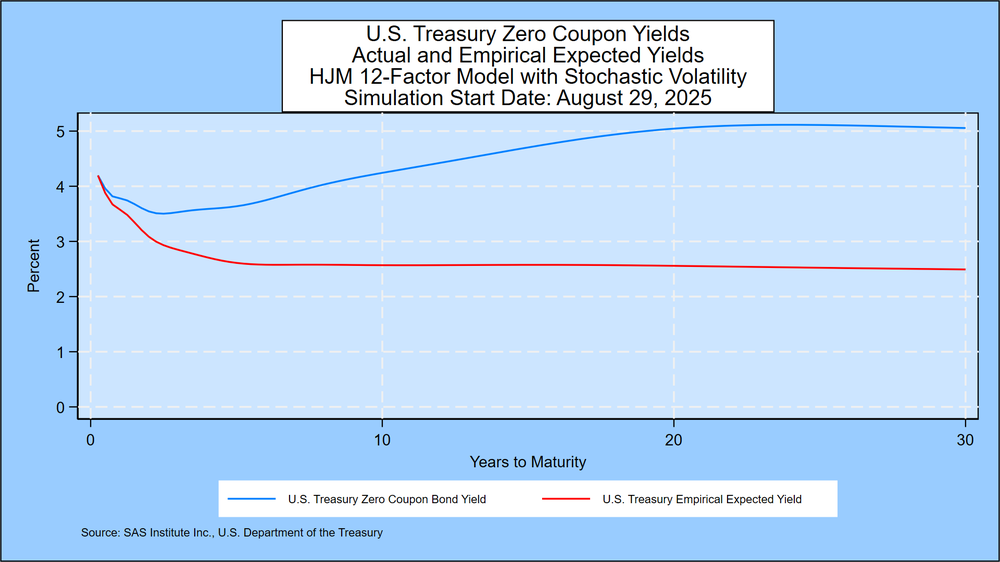
#> input picture inputs/KRIS-RNandEmpiricalZeros.png, 1000 x 562 px, shrunk from 1920 x 1080 before the run
$ python -i classify_image_file.py   (imports and definitions only)
#> lines starting #> are read from the running program, lines starting #| are printed output that depends on the picture; after the words box and inside, x2 and y2 are one past the last pixel; in counts of white or black regions, pixels touching at a corner belong together

from __future__ import annotations
import os
from typing import Dict, Any, List, Tuple

import cv2
import numpy as np


def load_image(path: str) -> Tuple[np.ndarray, int, int]:
    img = cv2.imread(path)
    if img is None:
        raise IOError(f"Could not read image: {path}")
    h, w = img.shape[:2]
    return img, w, h


def preprocess_gray(img: np.ndarray) -> np.ndarray:
    gray = cv2.cvtColor(img, cv2.COLOR_BGR2GRAY)
    # Use adaptive thresholding for variable lighting
    th = cv2.adaptiveThreshold(~gray, 255, cv2.ADAPTIVE_THRESH_MEAN_C,
                               cv2.THRESH_BINARY, blockSize=15, C=-2)
    return th


def extract_lines(binary: np.ndarray, axis: str, img_dim: int) -> np.ndarray:
    # axis: 'horizontal' or 'vertical'
    if axis == 'horizontal':
        size = max(1, img_dim // 30)
        kernel = cv2.getStructuringElement(cv2.MORPH_RECT, (size, 1))
    else:
        size = max(1, img_dim // 30)
        kernel = cv2.getStructuringElement(cv2.MORPH_RECT, (1, size))

    # Use morphology to extract lines
    extracted = cv2.erode(binary, kernel, iterations=1)
    extracted = cv2.dilate(extracted, kernel, iterations=1)
    return extracted


def filter_long_components(mask: np.ndarray, axis: str, min_length_px: int) -> np.ndarray:
    """Keep only connected components whose bbox length along axis >= min_length_px."""
    out = np.zeros_like(mask)
    num_labels, labels, stats, centroids = cv2.connectedComponentsWithStats(mask, connectivity=8)
    for lbl in range(1, num_labels):
        x, y, w, h, area = stats[lbl]
        length = w if axis == 'horizontal' else h
        if length >= min_length_px:
            out[labels == lbl] = 255
    return out


def coverage_fraction(mask: np.ndarray, axis: str) -> float:
    # axis coverage: for horizontal -> fraction of columns that contain at least one line pixel
    h, w = mask.shape[:2]
    if axis == 'horizontal':
        cols_with = np.count_nonzero(np.any(mask > 0, axis=0))
        return cols_with / float(w)
    else:
        rows_with = np.count_nonzero(np.any(mask > 0, axis=1))
        return rows_with / float(h)


def estimate_grid_dimensions(inter_mask: np.ndarray, min_sep: int = 10) -> Tuple[int, int]:
    # Find centroids of intersection components and cluster x/y coordinates
    num_labels, labels, stats, centroids = cv2.connectedComponentsWithStats(inter_mask, connectivity=8)
    if num_labels <= 1:
        return 0, 0
    pts = centroids[1:]  # skip background
    xs = np.sort(pts[:, 0])
    ys = np.sort(pts[:, 1])

    def cluster_coords(coords: np.ndarray) -> int:
        if len(coords) == 0:
            return 0
        groups = 1
        last = coords[0]
        for v in coords[1:]:
            if v - last > min_sep:
                groups += 1
                last = v
        return groups

    cols = cluster_coords(xs)
    rows = cluster_coords(ys)
    return rows, cols


def is_table_image(path: str, min_intersections: int = 10, coverage_threshold: float = 0.25,
                   min_line_length_ratio: float = 0.4, min_rows_cols: int = 2) -> bool:
    """
    Detects if an image is a table based on line structure.
    This function replicates the logic from classify_table_opencv.py to ensure identical results.
    """
#> called with path = 'inputs/KRIS-RNandEmpiricalZeros.png', min_intersections = 10, coverage_threshold = 0.25, min_line_length_ratio = 0.4, min_rows_cols = 2
    img, w, h = load_image(path)
#> in load_image, img is the input picture: shape (562, 1000, 3); mean B, G, R 245.6, 214.2, 183.8
#> w = 1000; h = 562
    th = preprocess_gray(img)
#> in preprocess_gray, `gray = cv2.cvtColor(img, cv2.COLOR_BGR2GRAY)`:
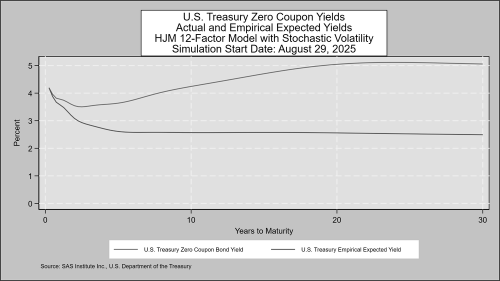
#> gray: shape (562, 1000) (shown at 1/2 size); min 0, max 255, mean 208.6
#> in preprocess_gray, `th = cv2.adaptiveThreshold(~gray, 255, cv2.ADAPTIVE_THRESH_MEAN_C, cv2..`:
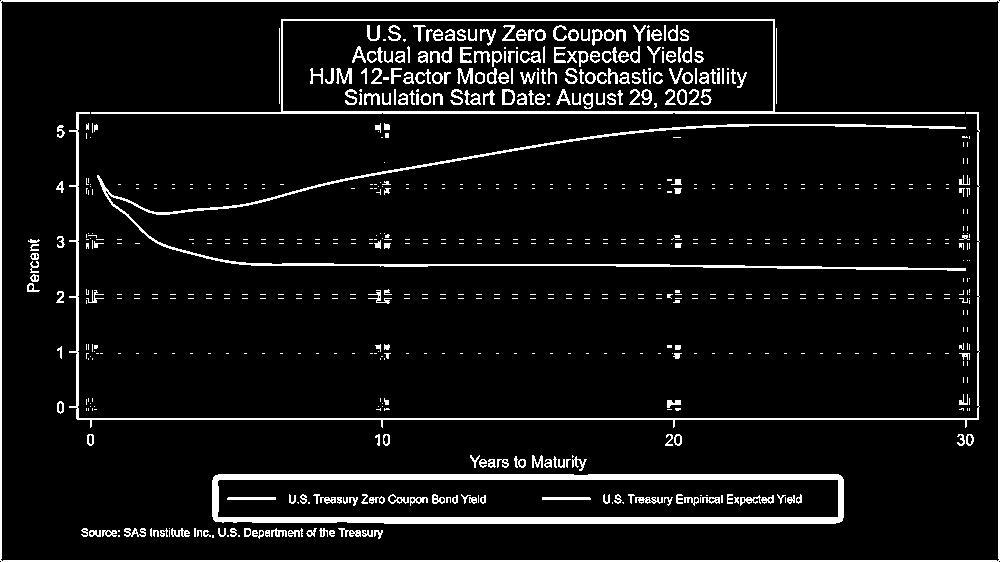
#> th: shape (562, 1000); 7.5% white; 712 white regions (465 under 20 px), largest, box (x1, y1, x2, y2) and area: (212, 474, 844, 524) 8406, (0, 0, 1000, 562) 6220, (97, 124, 966, 271) 4446

    # Extract horizontal and vertical lines
    horiz = extract_lines(th, 'horizontal', w)
#> in extract_lines, `size = max(1, img_dim // 30)`: size = 33
    vert = extract_lines(th, 'vertical', h)

    # --- Robust metrics based on LONG lines only ---
    min_h_len = max(4, int(min_line_length_ratio * w))
#> min_h_len = 400
    min_v_len = max(4, int(min_line_length_ratio * h))
#> min_v_len = 224
    horiz_long = filter_long_components(horiz, 'horizontal', min_h_len)
#> in filter_long_components, `num_labels, labels, stats, centroids = cv2.connectedComponentsWithStat..`:
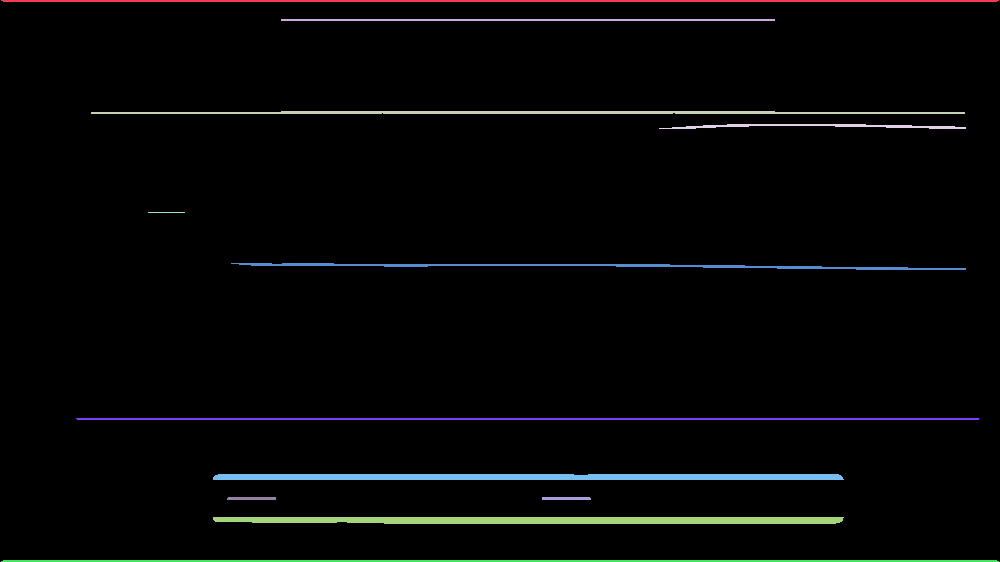
#> labels: shape (562, 1000) int32; 13 distinct labels, from 0 to 12; one colour per label, 0 black
#> in filter_long_components, `num_labels, labels, stats, centroids = cv2.connectedComponentsWithStat..`: num_labels = 13; stats = 13 rows, first 6: [0, 0, 1000, 562, 542225], [1, 0, 998, 2, 1992], [281, 19, 494, 2, 988], [91, 111, 874, 3, 2239], [659, 124, 307, 5, 729], [148, 212, 37, 1, 37]; centroids = 13 rows, first 8: [498.1, 278.2], [499.5, 0.499], [527.5, 19.5], [527.4, 112.2], [818.2, 125.7], [166, 212], [600.1, 265.6], [527.2, 418.5]
#> the loop in filter_long_components, `for lbl in range(1, num_labels):` made 12 passes
#> (x, y, w, h, area, length) on passes 1 to 8: (1, 0, 998, 2, 1992, 998), (281, 19, 494, 2, 988, 494), (91, 111, 874, 3, 2239, 874), (659, 124, 307, 5, 729, 307), (148, 212, 37, 1, 37, 37), (231, 263, 735, 7, 1772, 735), (76, 418, 903, 2, 1805, 903), (213, 474, 631, 6, 3752, 631)
#> after the loop in filter_long_components, `for lbl in range(1, num_labels):`:
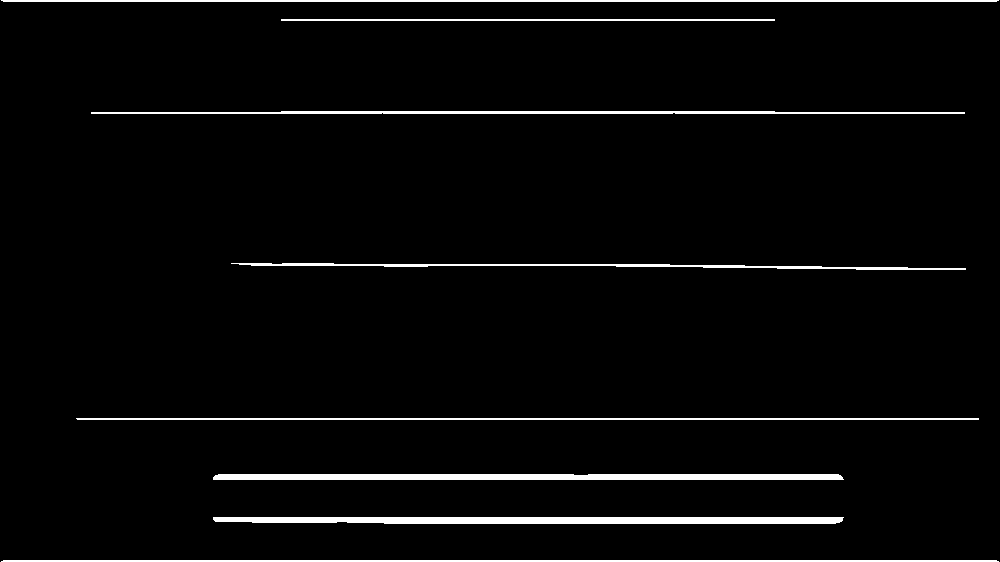
#> out: shape (562, 1000); 3.3% white; 8 white regions, largest, box (x1, y1, x2, y2) and area: (213, 517, 844, 524) 4177, (213, 474, 844, 480) 3752, (91, 111, 965, 114) 2239
    vert_long = filter_long_components(vert, 'vertical', min_v_len)
#> call 2 of filter_long_components, with axis = 'vertical', min_length_px = 224
#> in filter_long_components (call 2), `num_labels, labels, stats, centroids = cv2.connectedComponentsWithStat..`: num_labels = 16; stats = 16 rows, first 6: [0, 0, 1000, 562, 557223], [0, 2, 2, 560, 1116], [998, 2, 2, 560, 1116], [281, 20, 2, 95, 190], [773, 20, 2, 95, 190], [279, 29, 1, 76, 76]; centroids = 16 rows, first 8: [499.6, 280.5], [0.498, 281.5], [998.5, 281.5], [281.5, 67], [773.5, 67], [279, 66.5], [776, 66.5], [77.01, 265.3]
#> the loop in filter_long_components (call 2), `for lbl in range(1, num_labels):` made 15 passes
#> (x, y, w, h, area, length) on passes 1 to 8: (0, 2, 2, 560, 1116, 560), (998, 2, 2, 560, 1116, 560), (281, 20, 2, 95, 190, 95), (773, 20, 2, 95, 190, 95), (279, 29, 1, 76, 76, 76), (776, 29, 1, 76, 76, 76), (76, 113, 3, 308, 873, 308), (977, 113, 2, 19, 37, 19)
#> after the loop in filter_long_components (call 2), `for lbl in range(1, num_labels):`:
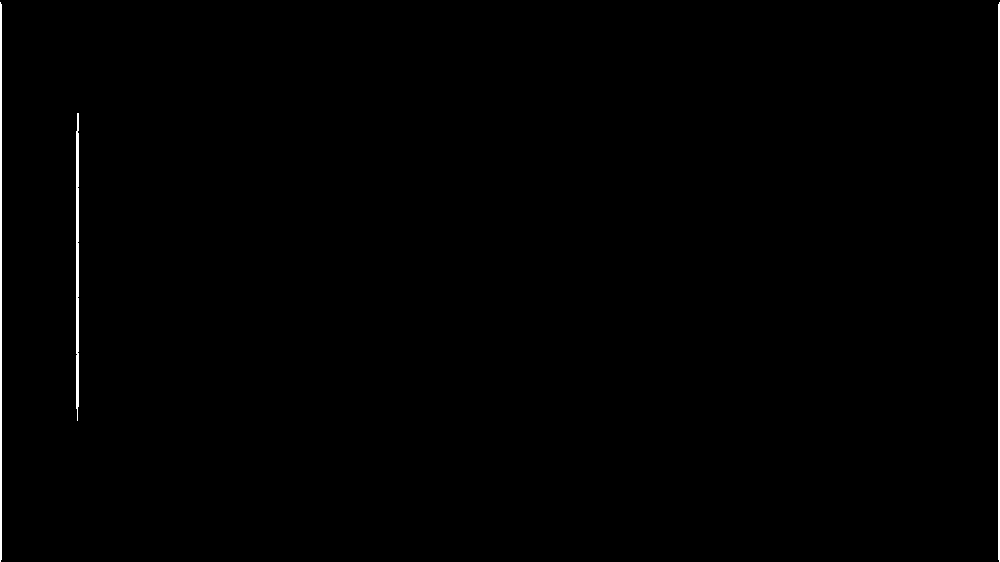
#> out: shape (562, 1000); 0.55% white; 3 white regions, box (x1, y1, x2, y2) and area: (0, 2, 2, 562) 1116, (998, 2, 1000, 562) 1116, (76, 113, 79, 421) 873

    horiz_long_cov = coverage_fraction(horiz_long, 'horizontal')
#> in coverage_fraction, `cols_with = np.count_nonzero(np.any(mask > 0, axis=0))`: cols_with = 998
#> horiz_long_cov = 0.998
    vert_long_cov = coverage_fraction(vert_long, 'vertical')
#> vert_long_cov = 0.996

    # Base all decisions on the intersection of LONG lines
    inter_long_mask = cv2.bitwise_and(horiz_long, vert_long)
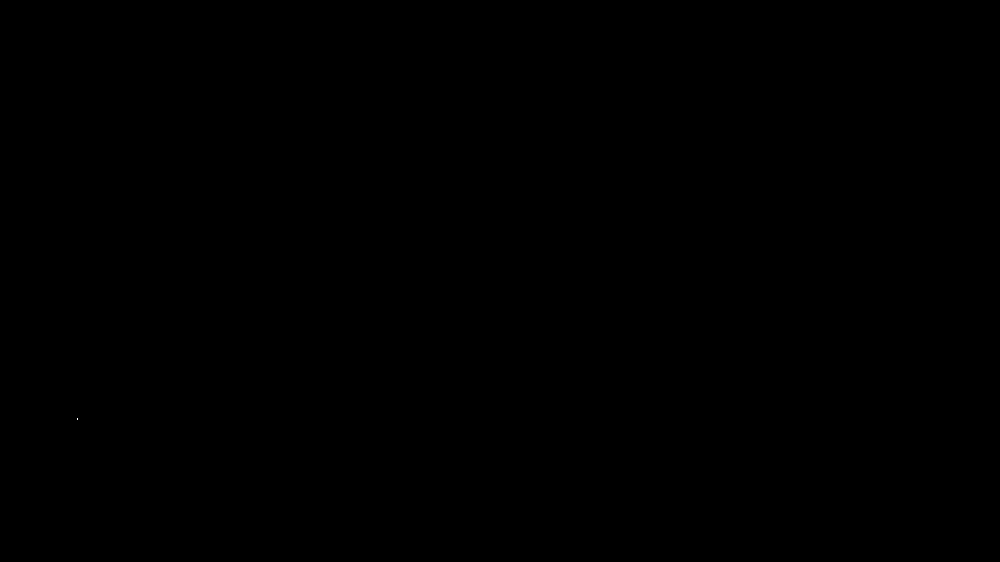
#> inter_long_mask: shape (562, 1000); 0% white in thin lines or dots, all inside (x1, y1, x2, y2) = (77, 418, 78, 420)

    # Count intersections of long lines
    num_labels, _, _, _ = cv2.connectedComponentsWithStats(inter_long_mask, connectivity=8)
#> num_labels = 2
    intersections = max(0, num_labels - 1)
#> intersections = 1

    # Estimate grid from long lines
    rows, cols = estimate_grid_dimensions(inter_long_mask, min_sep=max(8, min(h, w)//100))
#> in estimate_grid_dimensions, `num_labels, labels, stats, centroids = cv2.connectedComponentsWithStat..`: num_labels = 2; stats = [[0, 0, 1000, 562, 561998], [77, 418, 1, 2, 2]]; centroids = [[499.5, 280.5], [77, 418.5]]
#> in estimate_grid_dimensions, `pts = centroids[1:]`: pts = [[77, 418.5]]
#> in estimate_grid_dimensions, `xs = np.sort(pts[:, 0])`: xs = [77]
#> in estimate_grid_dimensions, `ys = np.sort(pts[:, 1])`: ys = [418.5]
#> in cluster_coords, `last = coords[0]`: last = 77
#> after the loop in cluster_coords, `for v in coords[1:]:`: groups = 1; last = 77
#> in estimate_grid_dimensions, `cols = cluster_coords(xs)`: cols = 1
#> rows = 1; cols = 1

    # Stricter decision logic, now based on long-line metrics
    cond_strong_grid = (intersections >= min_intersections and
                        rows >= min_rows_cols and
                        cols >= min_rows_cols)
#> cond_strong_grid = False
    cond_strong_grid = False


    cond_both_long_lines = (intersections >= max(4, min_intersections // 2) and
                            horiz_long_cov >= coverage_threshold and
                            vert_long_cov >= coverage_threshold)
#> cond_both_long_lines = False

    is_chart =  bool(cond_strong_grid or cond_both_long_lines)
#> is_chart = False
    is_table = not is_chart
#> is_table = True

    return is_table

>>> result = is_table_image('inputs/KRIS-RNandEmpiricalZeros.png')
#> result = True

$ run again, on inputs/distributionUST10y-2.png
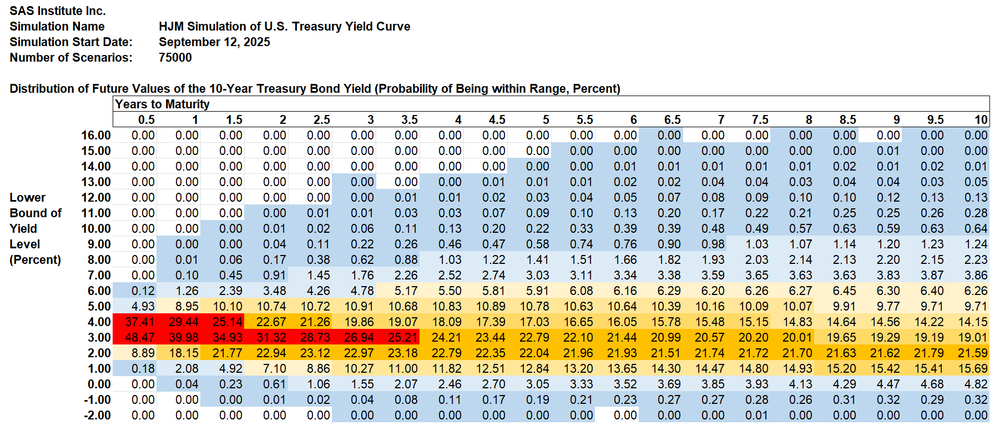
#> input picture inputs/distributionUST10y-2.png, 1000 x 430 px, shrunk from 1802 x 774 before the run
#> in load_image, img is the input picture: shape (430, 1000, 3); mean B, G, R 205.6, 215.1, 216.6
#> in is_table_image, `img, w, h = load_image(path)`: w = 1000; h = 430
#> in preprocess_gray, `th = cv2.adaptiveThreshold(~gray, 255, cv2.ADAPTIVE_THRESH_MEAN_C, cv2..`:
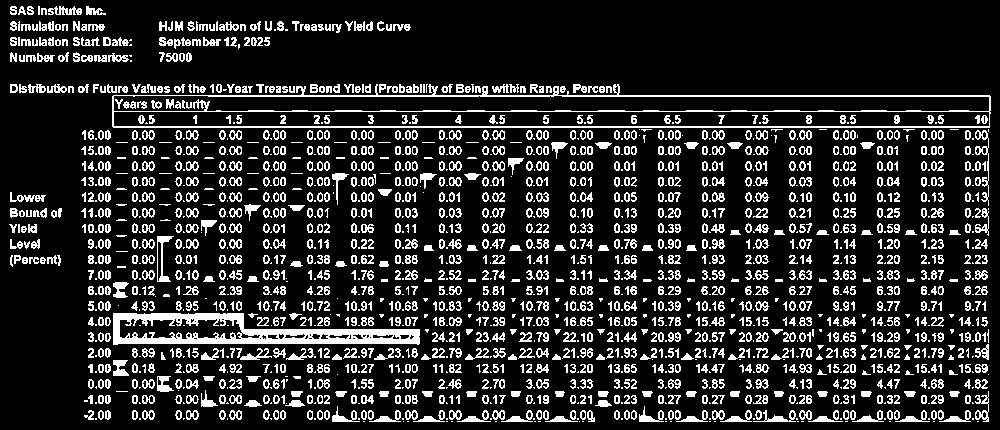
#> th: shape (430, 1000); 16.5% white in thin lines or dots
#> in extract_lines, `size = max(1, img_dim // 30)`: size = 33
#> min_h_len = 400
#> min_v_len = 172
#> in filter_long_components, `num_labels, labels, stats, centroids = cv2.connectedComponentsWithStat..`: num_labels = 12; stats = [[0, 0, 1000, 430, 422231], [113, 95, 878, 2, 1647], [112, 111, 878, 1, 878], [112, 126, 878, 2, 1755], [113, 314, 131, 6, 689], [240, 329, 180, 6, 1022], [113, 338, 307, 6, 1598], [457, 421, 34, 1, 34], [545, 421, 33, 1, 33], [753, 421, 43, 1, 43], [808, 421, 35, 1, 35], [895, 421, 35, 1, 35]]; centroids = [[500.6, 214.5], [573.8, 95.47], [550.5, 111], [550.7, 126.5], [177, 316.1], [331.8, 331.4], [261.2, 340.9], [473.5, 421], [561, 421], [774, 421], [825, 421], [912, 421]]
#> the loop in filter_long_components, `for lbl in range(1, num_labels):` made 11 passes
#> (x, y, w, h, area, length) on passes 1 to 8: (113, 95, 878, 2, 1647, 878), (112, 111, 878, 1, 878, 878), (112, 126, 878, 2, 1755, 878), (113, 314, 131, 6, 689, 131), (240, 329, 180, 6, 1022, 180), (113, 338, 307, 6, 1598, 307), (457, 421, 34, 1, 34, 34), (545, 421, 33, 1, 33, 33)
#> after the loop in filter_long_components, `for lbl in range(1, num_labels):`:
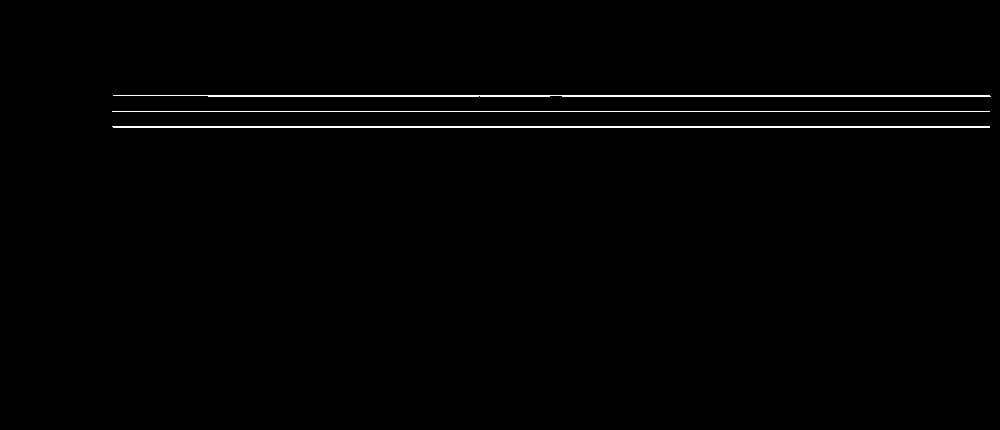
#> out: shape (430, 1000); 1% white in thin lines or dots, all inside (x1, y1, x2, y2) = (112, 95, 991, 128)
#> in filter_long_components (call 2), `num_labels, labels, stats, centroids = cv2.connectedComponentsWithStat..`: num_labels = 38; stats = 38 rows, first 6: [0, 0, 1000, 430, 428731], [112, 96, 2, 33, 64], [989, 96, 2, 33, 48], [556, 143, 1, 17, 17], [988, 154, 1, 28, 28], [512, 159, 1, 17, 17]; centroids = 38 pairs, first value 112.5 to 989.3, second value 109.5 to 414.5
#> the loop in filter_long_components (call 2), `for lbl in range(1, num_labels):` made 37 passes
#> (x, y, w, h, area, length) on passes 1, 2, 4, 6, 7, 10, 11, 12: (112, 96, 2, 33, 64, 33), (989, 96, 2, 33, 48, 33), (988, 154, 1, 28, 28, 28), (336, 174, 2, 32, 59, 32), (424, 174, 2, 16, 31, 16), (157, 237, 1, 46, 46, 46), (161, 237, 2, 46, 92, 46), (117, 283, 2, 16, 32, 16)
#> cols_with = 879
#> horiz_long_cov = 0.879
#> vert_long_cov = 0
#> in is_table_image, `num_labels, _, _, _ = cv2.connectedComponentsWithStats(inter_long_mask..`: num_labels = 1
#> intersections = 0
#> in estimate_grid_dimensions, `num_labels, labels, stats, centroids = cv2.connectedComponentsWithStat..`: num_labels = 1; stats = [[0, 0, 1000, 430, 430000]]; centroids = [[499.5, 214.5]]
#> rows = 0
#> cond_strong_grid = False
#> is_table = True
